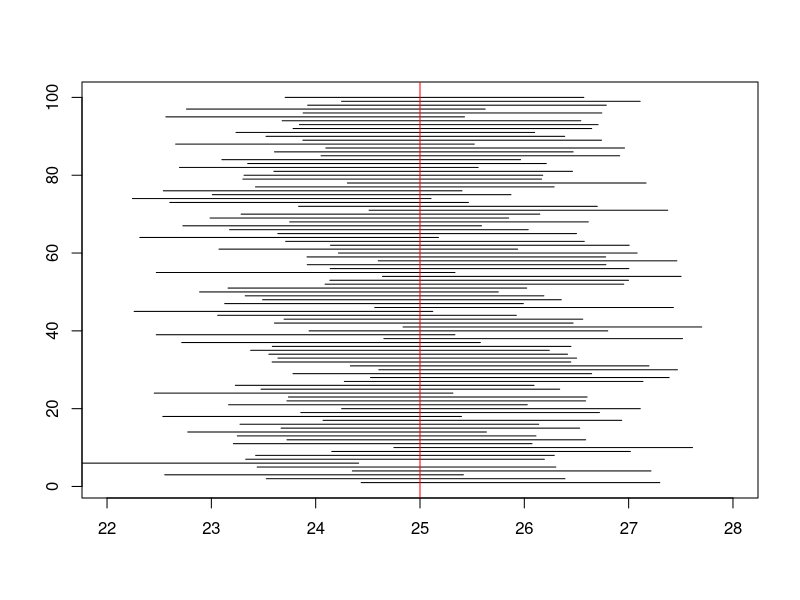
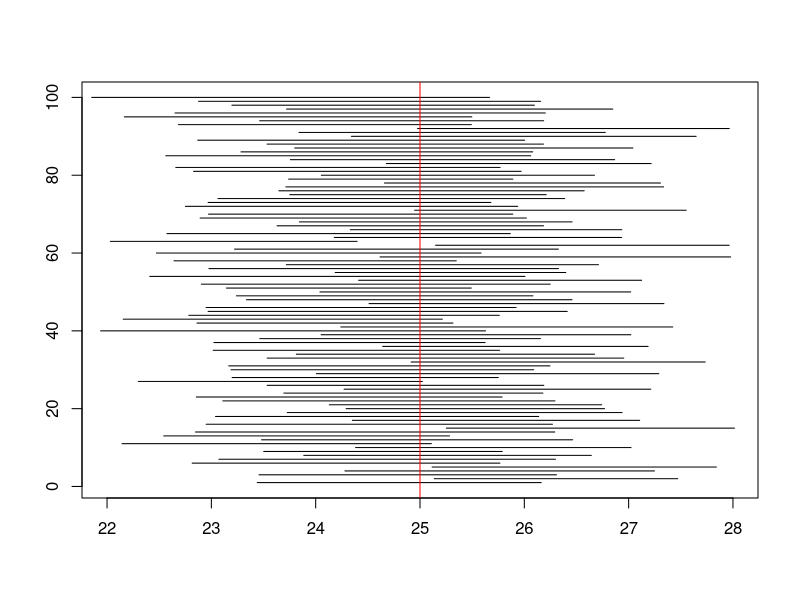
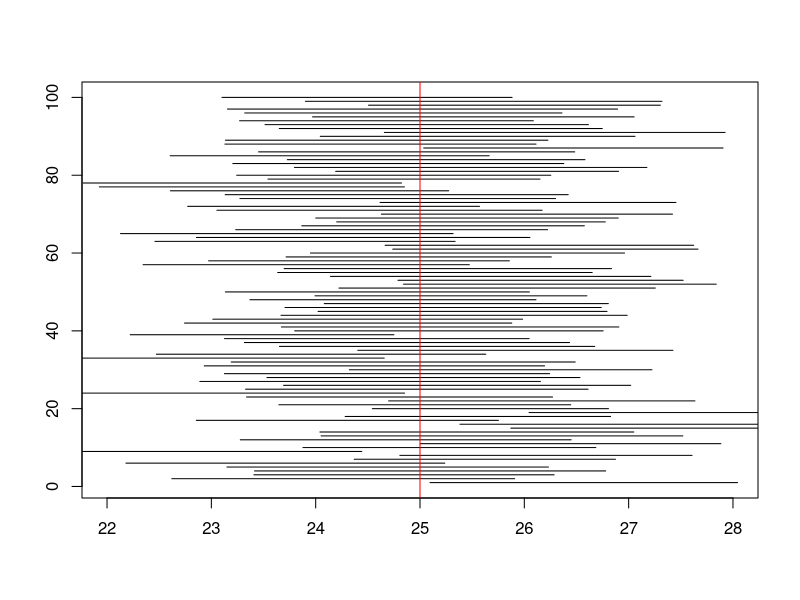
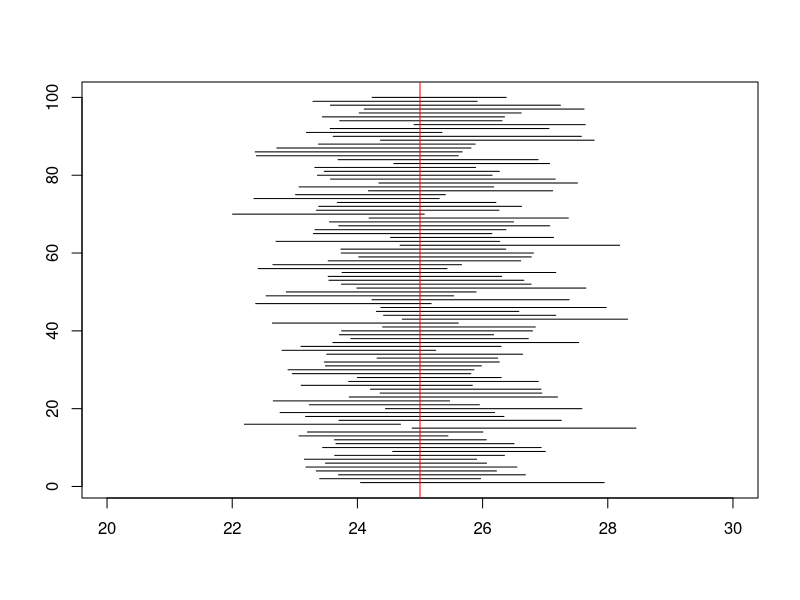

These charts were generated, in order, by the following R code:
#7-ConfidenceIntervals
#End of Section 7.1, page 169
#The population distribution is specified: N(25,4^2), but we know only the variance
#We know that we only have a sample of size 30, and we form the sample mean
#Then we compute an interval of 1.96 standard errors on either side and hope it includes the population mean.
#Let's try it 1000 times (example on page 169)
counter <- 0
plot(x =c(22,28), y = c(1,100), type = "n", xlab = "", ylab = "") #blank plot
for (i in 1:1000) {
  x <-rnorm(30, 25, 4) #random sample
  L <- mean(x) + qnorm(0.025) * 4/sqrt(30) #usually less than the true mean
  U <- mean(x) + qnorm(0.975) * 4/sqrt(30) #usually greater than the true mean
  if (L < 25 && U > 25) counter <- counter + 1 #count +1 if we were correct
  if(i <= 100) segments(L, i, U, i)
}
abline (v = 25, col = "red") #verticl line at true mean
counter/1000 #what fraction of the time did our confidence interval include the true mean?
qnorm(c(0.025, .975)) #need fewer than 2 standard deviations

#Section 7.1.2 -- we do not know the standard deviation either
#Repeat the same example, but use the sample standard deviation
counter <- 0
plot(x =c(22,28), y = c(1,100), type = "n", xlab = "", ylab = "") #blank plot
for (i in 1:1000) {
  x <-rnorm(30, 25, 4) #random sample
  L <- mean(x) + qt(0.025, 29) * sd(x)/sqrt(30) #usually less than the true mean
  U <- mean(x) + qt(0.975, 29) * sd(x)/sqrt(30) #usually greater than the true mean
  if (L < 25 && U > 25) counter <- counter + 1 #count +1 if we were correct
  if(i <= 100) segments(L, i, U, i)
}
abline (v = 25, col = "red") #vertical line at true mean
counter/1000 #what fraction of the time did our confidence interval include the true mean?
qt(c(0.025, .975), 29) #need more than 2 standard deviations

#This process can all be automated
t.test(x, conf.level = .95)$conf
#Create a new sample, get a different interval
x <-rnorm(30, 25, 4) #random sample
t.test(x, conf.level = .95)$conf

#With real data we usually have just one sample and cannot ask for others to see how well our confidence interval does
#Example 7.6 with birth weights of baby girls
NCB <- read.csv("NCBirths2004.csv")
girls<- subset(NCB, select = Weight, subset = Gender =="Female", drop = TRUE)
t.test(girls, conf.level = .95)

#If the distribution is not normal but is not skewed, we come out OK
#Repeat with a uniform distribution
counter <- 0
plot(x =c(22,28), y = c(1,100), type = "n", xlab = "", ylab = "") #blank plot
x <-runif(30, 25-4*sqrt(3), 25+4*sqrt(3)) #random sample with mean 25, variance 16
mean(x); var(x)
for (i in 1:1000) {
  x <-runif(30, 25-4*sqrt(3), 25+4*sqrt(3)) #random sample from population with mean 25, variance 16
  L <- mean(x) + qt(0.025, 29) * sd(x)/sqrt(30) #usually less than the true mean
  U <- mean(x) + qt(0.975, 29) * sd(x)/sqrt(30) #usually greater than the true mean
  if (L < 25 && U > 25) counter <- counter + 1 #count +1 if we were correct
  if(i <= 100) segments(L, i, U, i)
}
abline (v = 25, col = "red") #vertical line at true mean
counter/1000 #what fraction of the time did our confidence interval include the true mean?
qt(c(0.025, .975), 29) 
#Run the automated t test
x <-runif(30, 25-4*sqrt(3), 25+4*sqrt(3)) #random sample with mean 25, variance 16
t.test(x, conf.level = .95)

#To see what can go wrong, repeat with a skewed distribution
#For samples of 30 the CLT really does not apply!
plot(x =c(20,30), y = c(1,100), type = "n", xlab = "", ylab = "") #blank plot
x <-rgamma(30, 40,8/5) #random sample with mean 25, variance 16
mean(x); var(x)
#Use Student's t to get a confidence interval
mean(x) + qt(0.025, 29) * sd(x)/sqrt(30); mean(x) + qt(0.975, 29) * sd(x)/sqrt(30)
#Run the automated t test
t.test(x, conf.level = .95)
means <- numeric(1000);lower = numeric(1000); upper = numeric(1000)
for (i in 1:1000) {
   x <-rgamma(30, 40,8/5) #random sample from population with mean 25, variance 16
   means[i] = mean(x) #accumulate statistics about the sample mean
#Estimate a confidence interval from Student t
   lower[i] <- mean(x) + qt(0.025, 29) * sd(x)/sqrt(30) #usually less than the true mean
   upper[i] <- mean(x) + qt(0.975, 29) * sd(x)/sqrt(30) #usually greater than the true mean
   if(i <= 100) segments(lower[i], i, upper[i], i)
}
abline (v = 25, col = "red") #vertical line at true mean
#Quantiles for the sampling distribution of the population
qnt<-quantile(means, c(.025, .975)); qnt ; sum(qnt)/2
#These are close to the mean confidence interval
mean(lower); mean(upper); (mean(lower)+ mean(upper))/2
sum(means > qnt[2])/1000 #what fraction of the time did our upper quantile fall below the true mean?
sum(25 > upper)/1000 #what fraction of the time did Student's confidence interval fall below the true me
sum(means < qnt[1])/1000 #what fraction of the time did our lower quantile lie above the true mean?
sum(25 < lower)/1000 #what fraction of the time did Student's confidence interval lie above the true me
 
